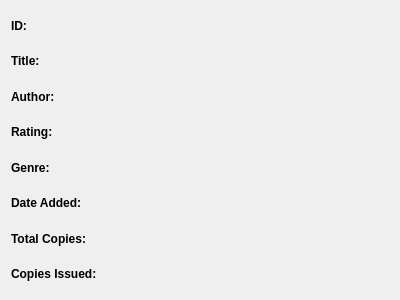
<?xml version="1.0" encoding="UTF-8"?>
<ui version="4.0">
 <class>bookdetaildialog</class>
 <widget class="QDialog" name="bookdetaildialog">
  <property name="geometry">
   <rect>
    <x>0</x>
    <y>0</y>
    <width>400</width>
    <height>300</height>
   </rect>
  </property>
  <property name="minimumSize">
   <size>
    <width>400</width>
    <height>300</height>
   </size>
  </property>
  <property name="maximumSize">
   <size>
    <width>400</width>
    <height>320</height>
   </size>
  </property>
  <property name="windowTitle">
   <string>Book Details</string>
  </property>
  <layout class="QFormLayout" name="formLayout">
   <property name="labelAlignment">
    <set>Qt::AlignLeading|Qt::AlignLeft|Qt::AlignVCenter</set>
   </property>
   <property name="formAlignment">
    <set>Qt::AlignCenter</set>
   </property>
   <property name="horizontalSpacing">
    <number>15</number>
   </property>
   <item row="0" column="0">
    <widget class="QLabel" name="idlabel">
     <property name="minimumSize">
      <size>
       <width>0</width>
       <height>30</height>
      </size>
     </property>
     <property name="font">
      <font>
       <bold>true</bold>
      </font>
     </property>
     <property name="text">
      <string>ID:</string>
     </property>
    </widget>
   </item>
   <item row="3" column="0">
    <widget class="QLabel" name="ratinglabel">
     <property name="minimumSize">
      <size>
       <width>0</width>
       <height>30</height>
      </size>
     </property>
     <property name="font">
      <font>
       <bold>true</bold>
      </font>
     </property>
     <property name="text">
      <string>Rating:</string>
     </property>
    </widget>
   </item>
   <item row="5" column="0">
    <widget class="QLabel" name="datelabel">
     <property name="minimumSize">
      <size>
       <width>0</width>
       <height>30</height>
      </size>
     </property>
     <property name="font">
      <font>
       <bold>true</bold>
      </font>
     </property>
     <property name="text">
      <string>Date Added:</string>
     </property>
    </widget>
   </item>
   <item row="6" column="0">
    <widget class="QLabel" name="totallabel">
     <property name="minimumSize">
      <size>
       <width>0</width>
       <height>30</height>
      </size>
     </property>
     <property name="font">
      <font>
       <bold>true</bold>
      </font>
     </property>
     <property name="text">
      <string>Total Copies:</string>
     </property>
    </widget>
   </item>
   <item row="7" column="0">
    <widget class="QLabel" name="issuedlabel">
     <property name="minimumSize">
      <size>
       <width>0</width>
       <height>30</height>
      </size>
     </property>
     <property name="font">
      <font>
       <bold>true</bold>
      </font>
     </property>
     <property name="text">
      <string>Copies Issued:</string>
     </property>
    </widget>
   </item>
   <item row="1" column="0">
    <widget class="QLabel" name="titlelabel">
     <property name="minimumSize">
      <size>
       <width>0</width>
       <height>30</height>
      </size>
     </property>
     <property name="font">
      <font>
       <bold>true</bold>
      </font>
     </property>
     <property name="text">
      <string>Title:</string>
     </property>
    </widget>
   </item>
   <item row="2" column="0">
    <widget class="QLabel" name="authorlabel">
     <property name="minimumSize">
      <size>
       <width>0</width>
       <height>30</height>
      </size>
     </property>
     <property name="font">
      <font>
       <bold>true</bold>
      </font>
     </property>
     <property name="text">
      <string>Author:</string>
     </property>
    </widget>
   </item>
   <item row="4" column="0">
    <widget class="QLabel" name="genrelabel">
     <property name="minimumSize">
      <size>
       <width>0</width>
       <height>30</height>
      </size>
     </property>
     <property name="font">
      <font>
       <bold>true</bold>
      </font>
     </property>
     <property name="text">
      <string>Genre:</string>
     </property>
    </widget>
   </item>
   <item row="0" column="1">
    <widget class="QLabel" name="idfield">
     <property name="minimumSize">
      <size>
       <width>0</width>
       <height>30</height>
      </size>
     </property>
     <property name="text">
      <string/>
     </property>
     <property name="wordWrap">
      <bool>true</bool>
     </property>
    </widget>
   </item>
   <item row="3" column="1">
    <widget class="QLabel" name="ratingfield">
     <property name="minimumSize">
      <size>
       <width>0</width>
       <height>30</height>
      </size>
     </property>
     <property name="text">
      <string/>
     </property>
     <property name="wordWrap">
      <bool>true</bool>
     </property>
    </widget>
   </item>
   <item row="1" column="1">
    <widget class="QLabel" name="titlefield">
     <property name="minimumSize">
      <size>
       <width>0</width>
       <height>30</height>
      </size>
     </property>
     <property name="text">
      <string/>
     </property>
     <property name="wordWrap">
      <bool>true</bool>
     </property>
    </widget>
   </item>
   <item row="2" column="1">
    <widget class="QLabel" name="authorfield">
     <property name="minimumSize">
      <size>
       <width>0</width>
       <height>30</height>
      </size>
     </property>
     <property name="text">
      <string/>
     </property>
     <property name="wordWrap">
      <bool>true</bool>
     </property>
    </widget>
   </item>
   <item row="4" column="1">
    <widget class="QLabel" name="genrefield">
     <property name="minimumSize">
      <size>
       <width>0</width>
       <height>30</height>
      </size>
     </property>
     <property name="text">
      <string/>
     </property>
     <property name="wordWrap">
      <bool>true</bool>
     </property>
    </widget>
   </item>
   <item row="5" column="1">
    <widget class="QLabel" name="datefield">
     <property name="minimumSize">
      <size>
       <width>0</width>
       <height>30</height>
      </size>
     </property>
     <property name="text">
      <string/>
     </property>
     <property name="wordWrap">
      <bool>true</bool>
     </property>
    </widget>
   </item>
   <item row="6" column="1">
    <widget class="QLabel" name="totalfield">
     <property name="minimumSize">
      <size>
       <width>0</width>
       <height>30</height>
      </size>
     </property>
     <property name="text">
      <string/>
     </property>
     <property name="wordWrap">
      <bool>true</bool>
     </property>
    </widget>
   </item>
   <item row="7" column="1">
    <widget class="QLabel" name="issuedfield">
     <property name="minimumSize">
      <size>
       <width>0</width>
       <height>30</height>
      </size>
     </property>
     <property name="text">
      <string/>
     </property>
     <property name="wordWrap">
      <bool>true</bool>
     </property>
    </widget>
   </item>
  </layout>
 </widget>
 <resources/>
 <connections/>
</ui>
